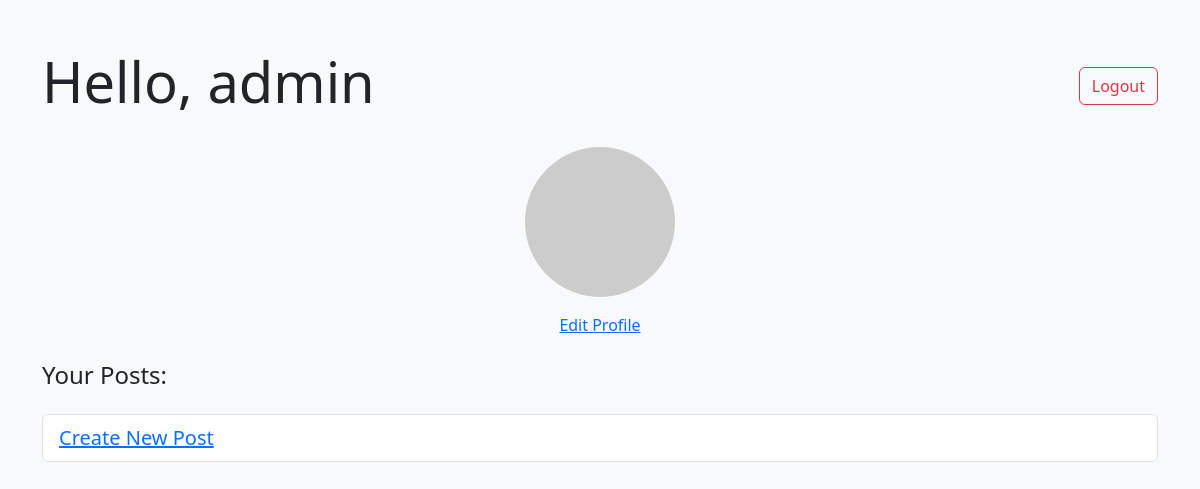
/accounts/profile/ (signed in), run on an earlier commit of the app's database.
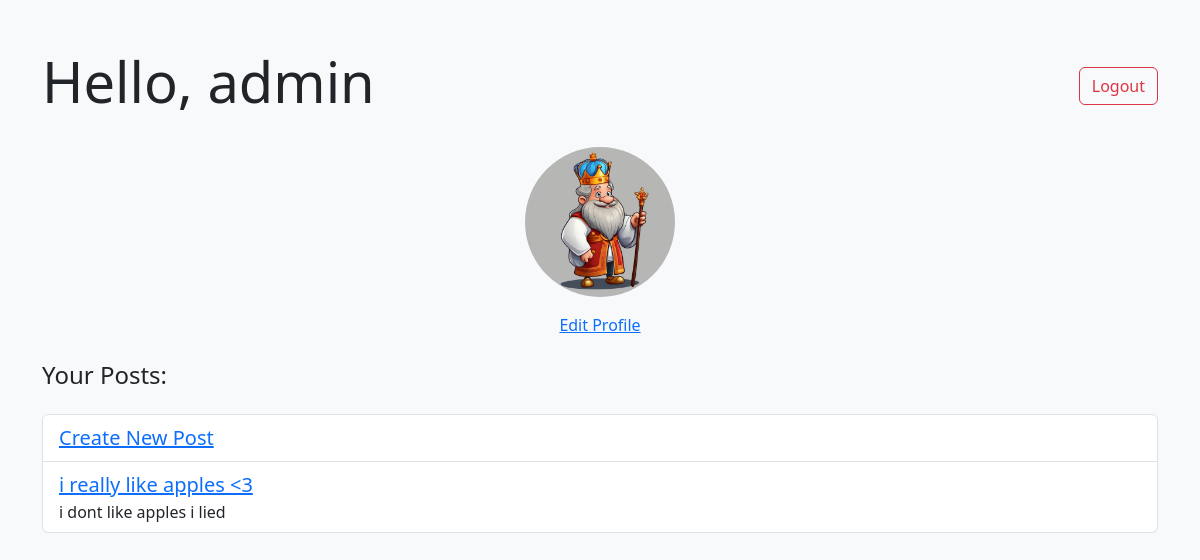
And on a later commit of the database.
### accounts/models.py (models this page shows, shortened)
class Profile(models.Model):
    user = models.OneToOneField(User, on_delete=models.CASCADE)
    profile_picture = models.ImageField(upload_to='profile_pictures/', blank=True, null=True)
    bio =  models.TextField(default="")

class Post(models.Model):
    title = models.CharField(max_length=200)
    text = models.TextField()
    user = models.ForeignKey(User, on_delete=models.CASCADE)

### accounts/views.py (the view)
# urls.py: path('profile/', user_profile, name='profile'),
@login_required
def user_profile(request):
    user_posts = Post.objects.filter(user=request.user)
    try:
        profile = Profile.objects.get(user=request.user)
    except ObjectDoesNotExist:
        profile = None
    return render(request, 'accounts/profile.html', {'user':request.user, 'user_posts':user_posts, 'profile':profile})

### accounts/templates/accounts/profile.html (shortened to what this page needs)
{% load static %}
<!doctype html>
<html lang="en">
    <head>
        <link
            href="https://cdn.jsdelivr.net/npm/bootstrap@5.3.0-alpha1/dist/css/bootstrap.min.css"
            rel="stylesheet"
        />
    </head>
    <body class="bg-light">
        <div class="container mt-5">
            <div class="d-flex justify-content-between align-items-center mb-4">
                <h1 class="display-4 text-dark">Hello, {{ user.username }}</h1>
                <form method="POST" action="{% url 'logout' %}">
                    <button type="submit" class="btn btn-outline-danger">
                        Logout
                    </button>
                </form>
            </div>
            <div class="row mb-4 justify-content-center">
                <div class="col-md-4 text-center">
                    <div class="d-flex flex-column align-items-center">
                        {% if profile.profile_picture %}
                        <img
                            src="{{ profile.profile_picture.url }}"
                            alt="Profile Picture"
                            class="rounded-circle mb-3"
                            style="
                                width: 150px;
                                height: 150px;
                                object-fit: cover;
                            "
                        />
                        {% else %}
                        <img
                            src="https://via.placeholder.com/150"
                            alt="Placeholder Profile"
                            class="rounded-circle mb-3"
                            style="
                                width: 150px;
                                height: 150px;
                                object-fit: cover;
                            "
                        />
                        {% endif %}
                    </div>
                    <a href="{% url 'edit_profile' %}">Edit Profile</a>
                </div>
            </div>
            <h2 class="h4 mb-4 text-dark">Your Posts:</h2>
            <ul class="list-group">
                <li
                    class="list-group-item d-flex justify-content-between align-items-center"
                >
                    <a
                        href="{% url 'create_post' %}"
                        class="text-primary font-weight-bold fs-5"
                    >
                        Create New Post
                    </a>
                </li>
                {% for post in user_posts %}
                <li
                    class="list-group-item d-flex flex-column justify-content-between align-items-start"
                >
                    <a
                        href="{% url 'post_detail' post.id %}"
                        class="text-primary font-weight-bold fs-5"
                    >
                        {{ post.title }}
                    </a>
                    {% if post.text|length > 100 %} {{ post.text|slice:":100"
                    }}... {% else %} {{ post.text }} {% endif %}
                </li>
                {% endfor %}
            </ul>
        </div>
    </body>
</html>

What changed in the data, as far as the page shows it:
added Profile: profile_picture (picture)
added Post: title "i really like apples <3", text "i dont like apples i lied"
